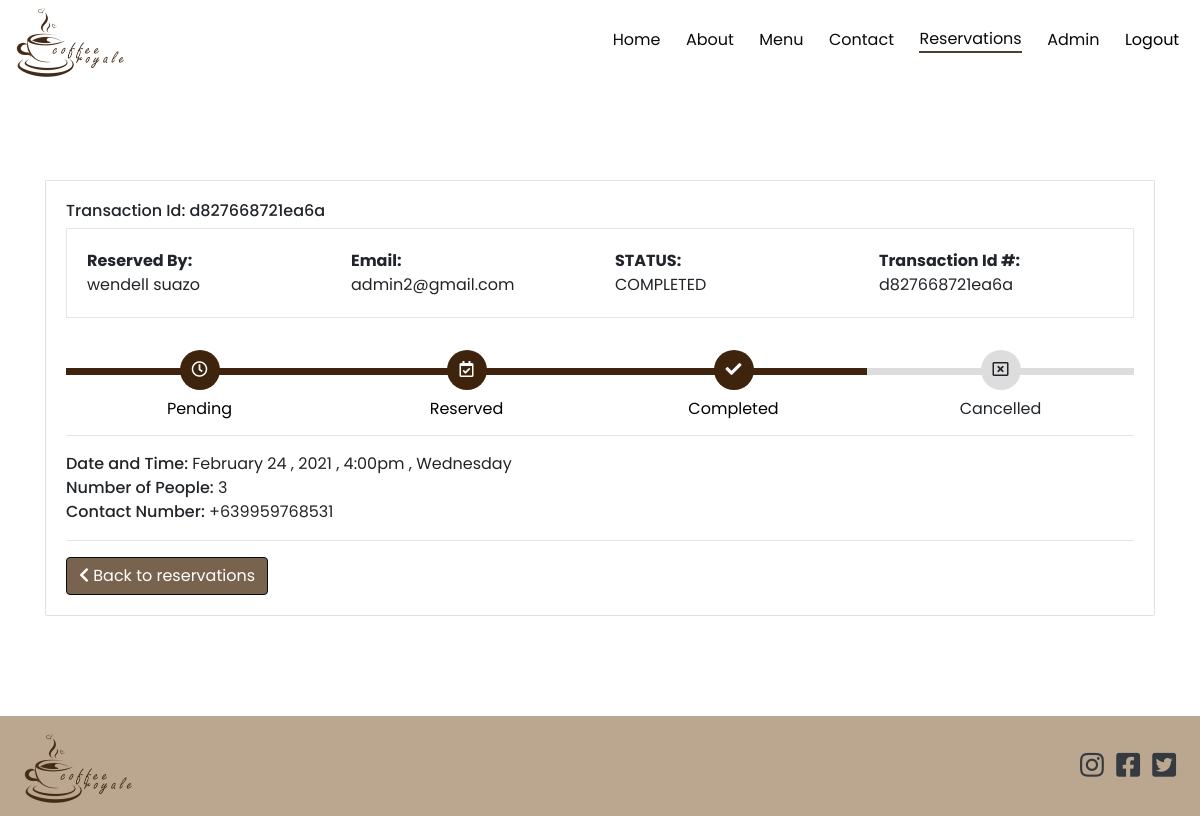
Screenshot of /reservation_detail.php?id=66&user_id=93 (signed in) with the database file from the repository.
### tables this page shows
CREATE TABLE `reservations` (
  `id` int(11) NOT NULL,
  `transaction_id` varchar(50) NOT NULL,
  `date_time` datetime NOT NULL,
  `no_of_people` int(11) NOT NULL,
  `contact_number` varchar(50) NOT NULL,
  `status` varchar(50) NOT NULL DEFAULT 'pending',
  `user_id` int(11) NOT NULL,
  `created_at` timestamp NOT NULL DEFAULT current_timestamp()
);

CREATE TABLE `users` (
  `id` int(11) NOT NULL,
  `firstname` varchar(50) NOT NULL,
  `lastname` varchar(50) NOT NULL,
  `email` varchar(50) NOT NULL,
  `password` varchar(50) NOT NULL,
  `token` varchar(50) NOT NULL,
  `active` tinyint(1) NOT NULL DEFAULT 0,
  `is_admin` tinyint(1) NOT NULL DEFAULT 0,
  `is_product_manager` tinyint(1) NOT NULL DEFAULT 0,
  `created_at` timestamp NOT NULL DEFAULT current_timestamp()
);

### app/config/Config.php (called while the page is built, shortened)
<?php
class Connection
{
    public $conn;
    public function __construct()
    {
        try {
            $dsn = 'mysql:host=' . HOST . ';dbname=' . DB_NAME;
            $this->conn = new PDO($dsn, USERNAME, PASSWORD);
            $this->conn->setAttribute(PDO::ATTR_DEFAULT_FETCH_MODE, PDO::FETCH_OBJ);
            $this->conn->setAttribute(PDO::ATTR_EMULATE_PREPARES, false);
        } catch (PDOException $e) {
            echo "Error!: " . $e->getMessage() . "<br/>";
            die();
        }
        return $this->conn;
    }
}

### app/controllers/ReservationController.php (called while the page is built, shortened)
<?php
class Reservation extends Connection
{
    public function getReservation($id)
    {
        $sql = "SELECT * FROM reservations WHERE id=:id";
        $stmt = $this->conn->prepare($sql);
        $stmt->execute(['id' => $id]);
        $reservation = $stmt->fetch();
        return $reservation;
    }
    public function getUser($id)
    {
        $sql = "SELECT * FROM users WHERE id=:id";
        $stmt = $this->conn->prepare($sql);
        $stmt->execute(['id' => $id]);
        $user = $stmt->fetch();
        return $user;
    }
}

### app/helpers/formatDate.php (called while the page is built, shortened)
<?php
function formatDate($date)
{
    $d = new DateTime($date);
    return $d->format("F j \, Y \, g:ia \,\n l ");
}

### reservation_detail.php (the view, shortened to what this page needs)
<?php
$reserve = new Reservation();
$reservation = [];
if (isset($_GET['user_id'])) {
    $activeUser = $reserve->getUser($_GET['user_id']);
} else {
    redirect('index.php');
}
if (isset($_GET['id'])) {
    $reservation = $reserve->getReservation($_GET['id']);
} else {
    redirect('index.php');
}
?>
<?php require_once 'app/includes/header.php' ?>
<div class="wrapper">
    <div class="container" style="margin-top:100px; margin-bottom:100px">
        <article class="card border">
            <div class="card-body">
                <h6>Transaction Id: <?php echo $reservation->transaction_id ?></h6>
                <article class="card">
                    <div class="card-body row">
                        <div class="col"> <strong>Reserved By:</strong> <br><?php echo $activeUser->firstname . ' ' . $activeUser->lastname ?></div>
                        <div class="col"> <strong>Email:</strong> <br><?php echo $activeUser->email ?></div>
                        <div class="col text-uppercase"> <strong>Status:</strong> <br> <?php echo $reservation->status ?> </div>
                        <div class="col"> <strong>Transaction Id #:</strong> <br> <?php echo $reservation->transaction_id ?></div>
                    </div>
                </article>
                <div class="track">
                    <?php if ($reservation->status === 'pending') : ?>
                        <div class="step active"> <span class="icon"> <i class="far fa-clock"></i> </span> <span class="text">Pending</span> </div>
                        <div class="step"> <span class="icon"><i class="far fa-calendar-check"></i> </span> <span class="text"> Reserved</span> </div>
                        <div class="step"> <span class="icon"> <i class="fas fa-check"></i> </span> <span class="text"> Completed</span> </div>
                        <div class="step"> <span class="icon"> <i class="far fa-window-close"></i> </span> <span class="text">Cancelled</span> </div>
                    <?php elseif ($reservation->status === 'completed') : ?>
                        <div class="step active"> <span class="icon"> <i class="far fa-clock"></i> </span> <span class="text">Pending</span> </div>
                        <div class="step active"> <span class="icon"> <i class="far fa-calendar-check"></i> </span> <span class="text"> Reserved</span> </div>
                        <div class="step active"> <span class="icon"> <i class="fas fa-check"></i> </span> <span class="text"> Completed</span> </div>
                        <div class="step"> <span class="icon"> <i class="far fa-window-close"></i> </span> <span class="text">Cancelled</span> </div>
                    <?php endif; ?>
                </div>
                <hr>
                <span style="font-weight:500">Date and Time: </span>
                <span><?php echo formatDate($reservation->date_time) ?></span><br>
                <span style="font-weight:500">Number of People: </span><span><?php echo $reservation->no_of_people ?></span><br>
                <span style="font-weight:500">Contact Number: </span><?php echo $reservation->contact_number ?>
                <hr>
                <a href="reservations.php" class="btn btn-primary" data-abc="true"> <i class="fa fa-chevron-left"></i> Back to reservations</a>
            </div>
        </article>
    </div>
</div>
<?php include 'app/includes/footer.php' ?>

### assets/css/main.css (style rules this page uses)
.btn-primary { color: #fff !important; background: #78644e; }
.btn { border: 1px solid #0a0a0a; -webkit-transition: 0.3s ease-in-out; transition: 0.3s ease-in-out; }
* { margin: 0; padding: 0; -webkit-box-sizing: border-box; box-sizing: border-box; }
body { font-family: "Poppins", sans-serif; scroll-behavior: smooth; overflow-x: hidden; }
a { text-decoration: none; }

### assets/css/sub-main.css (style rules this page uses)
.btn-primary { color: #fff !important; background: #78644e; }
.btn { border: 1px solid #0a0a0a; -webkit-transition: 0.3s ease-in-out; transition: 0.3s ease-in-out; }

### assets/css/reservation.css (style rules this page uses)
.card { position: relative; display: -webkit-box; display: -ms-flexbox; display: flex; -webkit-box-orient: vertical; -webkit-box-direction: normal; -ms-flex-direction: column; flex-direction: column; min-width: 0; word-wrap: break-word; background-color: #fff; background-clip: border-box; border: 1px solid rgba(0, 0, 0, 0.1); border-radius: 0.1rem; }
.track { position: relative; background-color: #ddd; height: 7px; display: -webkit-box; display: -ms-flexbox; display: flex; margin-bottom: 60px; margin-top: 50px; }
.track .step { -webkit-box-flex: 1; -ms-flex-positive: 1; flex-grow: 1; width: 25%; margin-top: -18px; text-align: center; position: relative; }
.track .step.active:before { background: #3f240d; }
.track .step::before { height: 7px; position: absolute; content: ""; width: 100%; left: 0; top: 18px; }
.track .step.active .icon { background: #3f240d; color: #fff; }
.track .icon { display: inline-block; width: 40px; height: 40px; line-height: 40px; position: relative; border-radius: 100%; background: #ddd; }
.track .step.active .text { font-weight: 400; color: #000; }
.track .text { display: block; margin-top: 7px; }

### rows the page displays
reservations: transaction "d827668721ea6a", status "COMPLETED", date_time "February 24 , 2021 , 4:00pm , Wednesday", no_of_people "3", contact_number "+639959768531"
users: firstname "wendell", lastname "suazo", email "admin2@gmail.com"
